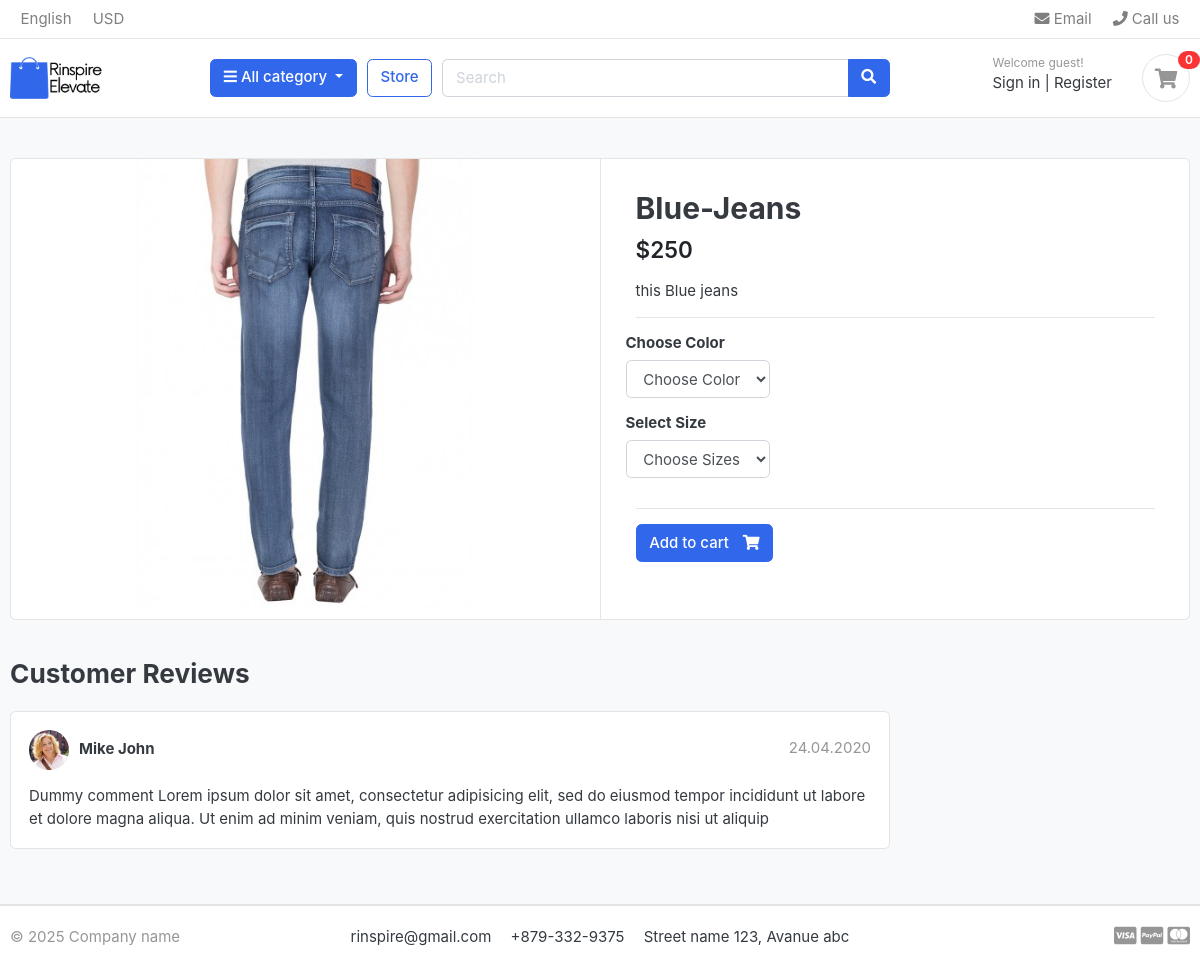
/store/category/jeans/blue-jeans/, run on the app's committed database.
### store/models.py (models this page shows, shortened)
class Product(models.Model):
    product_name =models.CharField(max_length=200,unique=True)
    slug    = models.SlugField(max_length=200,unique=True)
    product_description = models.TextField(max_length=500,blank=True)
    price  =models.IntegerField()
    pro_image = models.ImageField(upload_to='photos/products',blank=True)
    stock =models.IntegerField()
    is_available = models.BooleanField(default=True)
    category = models.ForeignKey(Category,on_delete=models.CASCADE)
    created_date = models.DateTimeField(auto_now_add=True)
    modified_data =models.DateTimeField(auto_now=True)

### store/views.py (the view)
# urls.py: path("category/<slug:category_slug>/<slug:product_slug>/",views.product_detail,name='product_detail'),
def product_detail(request,category_slug,product_slug):
    try:
        single_product = Product.objects.get(category__slug=category_slug,slug=product_slug)
        in_cart = CartItem.objects.filter(cart__cart_id = _cart_id(request),product = single_product).exists()
    except Exception as e:
        raise e
    context={
        'single_product':single_product,
        'in_cart':in_cart,
    }
    return render(request,"store/product_detail.html",context)

### cart/context_processors.py (called while the page is built)
def counter(request):
    cart_count = 0
    if 'admin' in request.path:
        return {}
    else:
        try:
            cart =Cart.objects.filter(cart_id = _cart_id(request))
            cart_items = CartItem.objects.all().filter(cart = cart[:1])
            for cart_item in cart_items:
                cart_count +=  cart_item.quantity
        except Cart.DoesNotExist:
            cart_item = 0
    return dict(cart_count = cart_count)

### cart/views.py (called while the page is built)
def _cart_id(request):
    cart = request.session.session_key
    if not cart:
        cart = request.session.create()
    return cart

### category/context_processors.py (called while the page is built)
def menu_links(request):
    links = Category.objects.all()
    return dict(links=links)

### category/models.py (called while the page is built)
    def get_url(self):
        return reverse('product_by_category', args=[self.slug])

### store/models.py (called while the page is built)
    def colors(self):
        return super(VariationManager, self).filter(variation_category='color', is_active=True)

    def sizes(self):
        return super(VariationManager, self).filter(variation_category='size', is_active=True)

### template/store/product_detail.html (shortened to what this page needs)
{% extends 'base.html'%}
{%block content%}
<section class="section-content padding-y bg">
<div class="container">
<div class="card">
	<div class="row no-gutters">
		<aside class="col-md-6">
<article class="gallery-wrap">
	<div class="img-big-wrap">
	   <a href="#">{%if single_product.pro_image%}
        <img src="{{single_product.pro_image.url}}">
        {%else%}
        <p>image</p>
        {%endif%}</a>
	</div>
</article>
		</aside>
		<main class="col-md-6 border-left">
	<form method="post" action="{% url 'add_cart' single_product.id %}">
<article class="content-body">
<h2 class="title">{{single_product.product_name}}</h2>
<div class="mb-3">
	<var class="price h4">${{single_product.price}}</var>
</div>
<p>{{single_product.product_description}}</p>
<hr>
	<div class="row">
		<div class="item-option-select">
			<h6>Choose Color</h6>
			<select name="color" class="form-control" required>
				<option value="" disabled selected>Choose Color</option>
			</select>
		</div>
	</div>
	<div class="row">
		<div class="item-option-select">
			<h6>Select Size</h6>
			<select name="size" class="form-control" required>
				<option value="" disabled selected>Choose Sizes</option>
			</select>
		</div>
	</div>
	<hr>
	{% if single_product.stock == 0 %}
	<h5 class="text-danger">Out Of Stock</h5>
	{% else %}
		<button type="submit" class="btn  btn-primary"> <span class="text">Add to cart</span> <i class="fas fa-shopping-cart"></i>  </button>
	{% endif %}
</form>
		</main>
	</div>
</div>
<br>
<div class="row">
			<div class="col-md-9">
	<header class="section-heading">
		<h3>Customer Reviews </h3>
	</header>
	<article class="box mb-3">
		<div class="icontext w-100">
			<img src="/static/images/avatars/avatar1.jpg" class="img-xs icon rounded-circle">
			<div class="text">
				<span class="date text-muted float-md-right">24.04.2020 </span>
				<h6 class="mb-1">Mike John </h6>
			</div>
		</div>
		<div class="mt-3">
			<p>
				Dummy comment Lorem ipsum dolor sit amet, consectetur adipisicing elit, sed do eiusmod
				tempor incididunt ut labore et dolore magna aliqua. Ut enim ad minim veniam,
				quis nostrud exercitation ullamco laboris nisi ut aliquip
			</p>
		</div>
	</article>
	</div>
</div>
</div>
</section>
{%endblock%}

### static/css/ui.css (style rules this page uses)
html { font-family: "Inter", sans-serif; font-size: 15px; }
.content-body { flex: 1 1 auto; padding: 2rem 2.3rem; }
.img-xs, .img-sm, .img-md, .img-lg { -o-object-fit: cover; object-fit: cover; flex-shrink: 0; flex-grow: 0; }
.img-xs { width: 40px; height: 40px; }
.padding-y { padding-top: 40px; padding-bottom: 40px; }
var { font-style: normal; }
article:after, .form-group:after { display: block; clear: both; content: ""; }
.bg { background-color: #f8f9fa; }
.section-heading { margin-bottom: 20px; margin-top: 15px; }
p:last-child { margin-bottom: 0; }
.btn .text + i { margin-left: 10px; }
.icontext { display: inline-flex; align-items: center; vertical-align: middle; }
.icontext .text { width: 100%; line-height: 1.2; }
.icontext .icon { position: relative; margin-right: 10px; flex-shrink: 0; flex-grow: 0; }
.price { font-weight: 600; color: #212529; }
.box { padding: 18px; background: #fff; border-radius: 0.37rem; border: 1px solid #e4e4e4; }
.box img { max-width: 100%; }
.gallery-wrap .img-big-wrap { margin-bottom: 10px; border-radius: 0.37rem; overflow: hidden; background-color: #fff; }
.gallery-wrap .img-big-wrap a { text-align: center; display: block; }
.gallery-wrap .img-big-wrap img { height: 450px; width: auto; display: inline-block; }
.item-option-select { margin-bottom: 1rem; display: inline-block; margin-right: 15px; }

### data on the page
Product: pro_image (picture), product_name "Blue-Jeans", price "250", product_description "this Blue jeans"

### other printed values
{{ cart_count }} "0"
